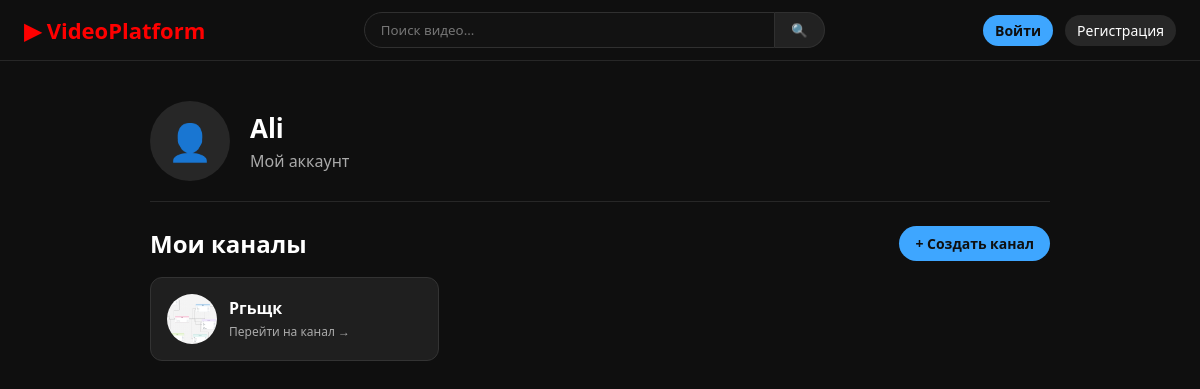
Screenshot of /profile/Ali/ with the database file from the repository.
### myapp/models.py (models this page shows, shortened)
class Channel(models.Model):
    title = models.CharField(max_length=255)
    description = models.TextField(null=True, blank=True)
    avatar = models.ImageField(upload_to='channel_avatars/')
    owner = models.ForeignKey(User, on_delete=models.CASCADE, related_name='channels')
    created_at = models.DateTimeField(auto_now_add=True)

### myapp/views.py (the view)
# urls.py: path('profile/<str:username>/', user_profile, name='user_profile'),
def user_profile(request, username):
    profile_user = get_object_or_404(User, username=username)
    profile, created = Profile.objects.get_or_create(user=profile_user)
    channels = Channel.objects.filter(owner=profile_user)
    return render(request, 'profile.html', {
        'profile_user': profile_user,
        'profile': profile,
        'channels': channels,
    })

### myapp/templates/profile.html
{% extends 'base.html' %}
{% block content %}
<div style="max-width: 900px; margin: 0 auto;">
    <div style="display: flex; align-items: center; gap: 20px; padding: 20px 0; border-bottom: 1px solid #272727;">
        <div style="width: 80px; height: 80px; border-radius: 50%; background-color: #272727; display: flex; align-items: center; justify-content: center; font-size: 36px;">
            👤
        </div>
        <div>
            <h1 style="font-size: 26px;">{{ profile_user.username }}</h1>
            <p style="color: #aaa; margin-top: 4px;">Мой аккаунт</p>
        </div>
    </div>
    <div style="margin-top: 24px;">
        <div style="display: flex; justify-content: space-between; align-items: center; margin-bottom: 16px;">
            <h2>Мои каналы</h2>
            <a href="{% url 'create_channel' %}" style="background-color: #3ea6ff; color: #0f0f0f; text-decoration: none; padding: 8px 16px; border-radius: 18px; font-weight: 600; font-size: 14px;">+ Создать канал</a>
        </div>
        <div style="display: grid; grid-template-columns: repeat(auto-fill, minmax(250px, 1fr)); gap: 16px;">
            {% for channel in channels %}
                <a href="{% url 'channel_detail' channel.id %}" style="display: flex; align-items: center; gap: 12px; background-color: #1f1f1f; padding: 16px; border-radius: 12px; text-decoration: none; color: #fff; border: 1px solid #333;">
                    {% if channel.avatar %}
                        <img src="{{ channel.avatar.url }}" style="width: 50px; height: 50px; border-radius: 50%; object-fit: cover;">
                    {% else %}
                        <div style="width: 50px; height: 50px; border-radius: 50%; background-color: #333; display: flex; align-items: center; justify-content: center;">📹</div>
                    {% endif %}
                    <div>
                        <strong style="font-size: 16px; display: block;">{{ channel.title }}</strong>
                        <span style="font-size: 12px; color: #aaa;">Перейти на канал →</span>
                    </div>
                </a>
            {% empty %}
                <p style="color: #aaa;">У вас пока нет созданных каналов.</p>
            {% endfor %}
        </div>
    </div>
</div>
{% endblock %}

### myapp/templates/base.html (style rules this page uses)
* { box-sizing: border-box; margin: 0; padding: 0; font-family: 'Segoe UI', Tahoma, Geneva, Verdana, sans-serif; }
body { background-color: #0f0f0f; color: #fff; }

### rows the page displays
Channel: avatar (picture), title "Ргьщк"

### other values shown
{{ profile_user.username }} "Ali"
